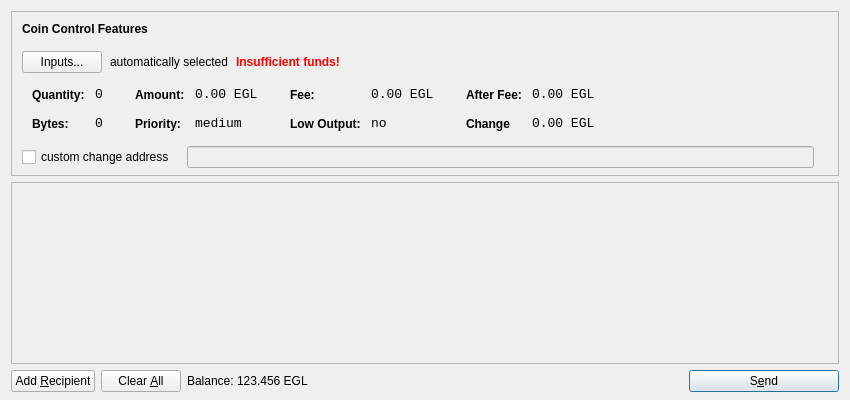
<?xml version="1.0" encoding="UTF-8"?>
<ui version="4.0">
 <class>SendCoinsDialog</class>
 <widget class="QDialog" name="SendCoinsDialog">
  <property name="geometry">
   <rect>
    <x>0</x>
    <y>0</y>
    <width>850</width>
    <height>400</height>
   </rect>
  </property>
  <property name="windowTitle">
   <string>Send Coins</string>
  </property>
  <layout class="QVBoxLayout" name="verticalLayout" stretch="0,1,0">
   <property name="bottomMargin">
    <number>8</number>
   </property>
   <item>
    <widget class="QFrame" name="frameCoinControl">
     <property name="sizePolicy">
      <sizepolicy hsizetype="Expanding" vsizetype="Expanding">
       <horstretch>0</horstretch>
       <verstretch>0</verstretch>
      </sizepolicy>
     </property>
     <property name="maximumSize">
      <size>
       <width>16777215</width>
       <height>16777215</height>
      </size>
     </property>
     <property name="frameShape">
      <enum>QFrame::StyledPanel</enum>
     </property>
     <property name="frameShadow">
      <enum>QFrame::Sunken</enum>
     </property>
     <layout class="QVBoxLayout" name="verticalLayoutCoinControl2">
      <property name="spacing">
       <number>-1</number>
      </property>
      <property name="leftMargin">
       <number>0</number>
      </property>
      <property name="topMargin">
       <number>0</number>
      </property>
      <property name="rightMargin">
       <number>0</number>
      </property>
      <property name="bottomMargin">
       <number>6</number>
      </property>
      <item>
       <layout class="QVBoxLayout" name="verticalLayoutCoinControl" stretch="0,0,0,0,1">
        <property name="spacing">
         <number>0</number>
        </property>
        <property name="leftMargin">
         <number>10</number>
        </property>
        <property name="topMargin">
         <number>10</number>
        </property>
        <item>
         <layout class="QHBoxLayout" name="horizontalLayoutCoinControl1">
          <property name="bottomMargin">
           <number>15</number>
          </property>
          <item>
           <widget class="QLabel" name="labelCoinControlFeatures">
            <property name="sizePolicy">
             <sizepolicy hsizetype="Preferred" vsizetype="Maximum">
              <horstretch>0</horstretch>
              <verstretch>0</verstretch>
             </sizepolicy>
            </property>
            <property name="font">
             <font>
              <weight>75</weight>
              <bold>true</bold>
             </font>
            </property>
            <property name="styleSheet">
             <string notr="true">font-weight:bold;</string>
            </property>
            <property name="text">
             <string>Coin Control Features</string>
            </property>
           </widget>
          </item>
         </layout>
        </item>
        <item>
         <layout class="QHBoxLayout" name="horizontalLayoutCoinControl2" stretch="0,0,0,0">
          <property name="spacing">
           <number>8</number>
          </property>
          <property name="bottomMargin">
           <number>10</number>
          </property>
          <item>
           <widget class="QPushButton" name="pushButtonCoinControl">
            <property name="styleSheet">
             <string notr="true"/>
            </property>
            <property name="text">
             <string>Inputs...</string>
            </property>
           </widget>
          </item>
          <item>
           <widget class="QLabel" name="labelCoinControlAutomaticallySelected">
            <property name="text">
             <string>automatically selected</string>
            </property>
            <property name="margin">
             <number>5</number>
            </property>
           </widget>
          </item>
          <item>
           <widget class="QLabel" name="labelCoinControlInsuffFunds">
            <property name="font">
             <font>
              <weight>75</weight>
              <bold>true</bold>
             </font>
            </property>
            <property name="styleSheet">
             <string notr="true">color:red;font-weight:bold;</string>
            </property>
            <property name="text">
             <string>Insufficient funds!</string>
            </property>
            <property name="margin">
             <number>5</number>
            </property>
           </widget>
          </item>
          <item>
           <spacer name="horizontalSpacerCoinControl">
            <property name="orientation">
             <enum>Qt::Horizontal</enum>
            </property>
            <property name="sizeHint" stdset="0">
             <size>
              <width>40</width>
              <height>1</height>
             </size>
            </property>
           </spacer>
          </item>
         </layout>
        </item>
        <item>
         <widget class="QWidget" name="widgetCoinControl" native="true">
          <property name="sizePolicy">
           <sizepolicy hsizetype="Preferred" vsizetype="Preferred">
            <horstretch>0</horstretch>
            <verstretch>0</verstretch>
           </sizepolicy>
          </property>
          <property name="minimumSize">
           <size>
            <width>0</width>
            <height>0</height>
           </size>
          </property>
          <property name="styleSheet">
           <string notr="true"/>
          </property>
          <layout class="QHBoxLayout" name="horizontalLayoutCoinControl5">
           <property name="margin">
            <number>0</number>
           </property>
           <item>
            <layout class="QHBoxLayout" name="horizontalLayoutCoinControl3" stretch="0,0,0,1">
             <property name="spacing">
              <number>20</number>
             </property>
             <property name="topMargin">
              <number>0</number>
             </property>
             <property name="bottomMargin">
              <number>10</number>
             </property>
             <item>
              <layout class="QFormLayout" name="formLayoutCoinControl1">
               <property name="horizontalSpacing">
                <number>10</number>
               </property>
               <property name="verticalSpacing">
                <number>14</number>
               </property>
               <property name="leftMargin">
                <number>10</number>
               </property>
               <property name="topMargin">
                <number>4</number>
               </property>
               <property name="rightMargin">
                <number>6</number>
               </property>
               <item row="0" column="0">
                <widget class="QLabel" name="labelCoinControlQuantityText">
                 <property name="styleSheet">
                  <string notr="true">font-weight:bold;</string>
                 </property>
                 <property name="text">
                  <string>Quantity:</string>
                 </property>
                 <property name="margin">
                  <number>0</number>
                 </property>
                </widget>
               </item>
               <item row="0" column="1">
                <widget class="QLabel" name="labelCoinControlQuantity">
                 <property name="font">
                  <font>
                   <family>Monospace</family>
                   <pointsize>10</pointsize>
                  </font>
                 </property>
                 <property name="cursor">
                  <cursorShape>IBeamCursor</cursorShape>
                 </property>
                 <property name="contextMenuPolicy">
                  <enum>Qt::ActionsContextMenu</enum>
                 </property>
                 <property name="text">
                  <string>0</string>
                 </property>
                 <property name="margin">
                  <number>0</number>
                 </property>
                 <property name="textInteractionFlags">
                  <set>Qt::LinksAccessibleByMouse|Qt::TextSelectableByKeyboard|Qt::TextSelectableByMouse</set>
                 </property>
                </widget>
               </item>
               <item row="1" column="0">
                <widget class="QLabel" name="labelCoinControlBytesText">
                 <property name="styleSheet">
                  <string notr="true">font-weight:bold;</string>
                 </property>
                 <property name="text">
                  <string>Bytes:</string>
                 </property>
                </widget>
               </item>
               <item row="1" column="1">
                <widget class="QLabel" name="labelCoinControlBytes">
                 <property name="font">
                  <font>
                   <family>Monospace</family>
                   <pointsize>10</pointsize>
                  </font>
                 </property>
                 <property name="cursor">
                  <cursorShape>IBeamCursor</cursorShape>
                 </property>
                 <property name="contextMenuPolicy">
                  <enum>Qt::ActionsContextMenu</enum>
                 </property>
                 <property name="text">
                  <string>0</string>
                 </property>
                 <property name="textInteractionFlags">
                  <set>Qt::LinksAccessibleByMouse|Qt::TextSelectableByKeyboard|Qt::TextSelectableByMouse</set>
                 </property>
                </widget>
               </item>
              </layout>
             </item>
             <item>
              <layout class="QFormLayout" name="formLayoutCoinControl2">
               <property name="horizontalSpacing">
                <number>10</number>
               </property>
               <property name="verticalSpacing">
                <number>14</number>
               </property>
               <property name="leftMargin">
                <number>6</number>
               </property>
               <property name="topMargin">
                <number>4</number>
               </property>
               <property name="rightMargin">
                <number>6</number>
               </property>
               <item row="0" column="0">
                <widget class="QLabel" name="labelCoinControlAmountText">
                 <property name="styleSheet">
                  <string notr="true">font-weight:bold;</string>
                 </property>
                 <property name="text">
                  <string>Amount:</string>
                 </property>
                 <property name="margin">
                  <number>0</number>
                 </property>
                </widget>
               </item>
               <item row="0" column="1">
                <widget class="QLabel" name="labelCoinControlAmount">
                 <property name="font">
                  <font>
                   <family>Monospace</family>
                   <pointsize>10</pointsize>
                  </font>
                 </property>
                 <property name="cursor">
                  <cursorShape>IBeamCursor</cursorShape>
                 </property>
                 <property name="contextMenuPolicy">
                  <enum>Qt::ActionsContextMenu</enum>
                 </property>
                 <property name="text">
                  <string>0.00 EGL</string>
                 </property>
                 <property name="textInteractionFlags">
                  <set>Qt::LinksAccessibleByMouse|Qt::TextSelectableByKeyboard|Qt::TextSelectableByMouse</set>
                 </property>
                </widget>
               </item>
               <item row="1" column="0">
                <widget class="QLabel" name="labelCoinControlPriorityText">
                 <property name="styleSheet">
                  <string notr="true">font-weight:bold;</string>
                 </property>
                 <property name="text">
                  <string>Priority:</string>
                 </property>
                </widget>
               </item>
               <item row="1" column="1">
                <widget class="QLabel" name="labelCoinControlPriority">
                 <property name="font">
                  <font>
                   <family>Monospace</family>
                   <pointsize>10</pointsize>
                  </font>
                 </property>
                 <property name="cursor">
                  <cursorShape>IBeamCursor</cursorShape>
                 </property>
                 <property name="contextMenuPolicy">
                  <enum>Qt::ActionsContextMenu</enum>
                 </property>
                 <property name="text">
                  <string>medium</string>
                 </property>
                 <property name="textInteractionFlags">
                  <set>Qt::LinksAccessibleByMouse|Qt::TextSelectableByKeyboard|Qt::TextSelectableByMouse</set>
                 </property>
                </widget>
               </item>
              </layout>
             </item>
             <item>
              <layout class="QFormLayout" name="formLayoutCoinControl3">
               <property name="horizontalSpacing">
                <number>10</number>
               </property>
               <property name="verticalSpacing">
                <number>14</number>
               </property>
               <property name="leftMargin">
                <number>6</number>
               </property>
               <property name="topMargin">
                <number>4</number>
               </property>
               <property name="rightMargin">
                <number>6</number>
               </property>
               <item row="0" column="0">
                <widget class="QLabel" name="labelCoinControlFeeText">
                 <property name="styleSheet">
                  <string notr="true">font-weight:bold;</string>
                 </property>
                 <property name="text">
                  <string>Fee:</string>
                 </property>
                 <property name="margin">
                  <number>0</number>
                 </property>
                </widget>
               </item>
               <item row="0" column="1">
                <widget class="QLabel" name="labelCoinControlFee">
                 <property name="font">
                  <font>
                   <family>Monospace</family>
                   <pointsize>10</pointsize>
                  </font>
                 </property>
                 <property name="cursor">
                  <cursorShape>IBeamCursor</cursorShape>
                 </property>
                 <property name="contextMenuPolicy">
                  <enum>Qt::ActionsContextMenu</enum>
                 </property>
                 <property name="text">
                  <string>0.00 EGL</string>
                 </property>
                 <property name="textInteractionFlags">
                  <set>Qt::LinksAccessibleByMouse|Qt::TextSelectableByKeyboard|Qt::TextSelectableByMouse</set>
                 </property>
                </widget>
               </item>
               <item row="1" column="0">
                <widget class="QLabel" name="labelCoinControlLowOutputText">
                 <property name="styleSheet">
                  <string notr="true">font-weight:bold;</string>
                 </property>
                 <property name="text">
                  <string>Low Output:</string>
                 </property>
                </widget>
               </item>
               <item row="1" column="1">
                <widget class="QLabel" name="labelCoinControlLowOutput">
                 <property name="font">
                  <font>
                   <family>Monospace</family>
                   <pointsize>10</pointsize>
                  </font>
                 </property>
                 <property name="cursor">
                  <cursorShape>IBeamCursor</cursorShape>
                 </property>
                 <property name="contextMenuPolicy">
                  <enum>Qt::ActionsContextMenu</enum>
                 </property>
                 <property name="text">
                  <string>no</string>
                 </property>
                 <property name="textInteractionFlags">
                  <set>Qt::LinksAccessibleByMouse|Qt::TextSelectableByKeyboard|Qt::TextSelectableByMouse</set>
                 </property>
                </widget>
               </item>
              </layout>
             </item>
             <item>
              <layout class="QFormLayout" name="formLayoutCoinControl4">
               <property name="horizontalSpacing">
                <number>10</number>
               </property>
               <property name="verticalSpacing">
                <number>14</number>
               </property>
               <property name="leftMargin">
                <number>6</number>
               </property>
               <property name="topMargin">
                <number>4</number>
               </property>
               <property name="rightMargin">
                <number>6</number>
               </property>
               <item row="0" column="0">
                <widget class="QLabel" name="labelCoinControlAfterFeeText">
                 <property name="styleSheet">
                  <string notr="true">font-weight:bold;</string>
                 </property>
                 <property name="text">
                  <string>After Fee:</string>
                 </property>
                 <property name="margin">
                  <number>0</number>
                 </property>
                </widget>
               </item>
               <item row="0" column="1">
                <widget class="QLabel" name="labelCoinControlAfterFee">
                 <property name="font">
                  <font>
                   <family>Monospace</family>
                   <pointsize>10</pointsize>
                  </font>
                 </property>
                 <property name="cursor">
                  <cursorShape>IBeamCursor</cursorShape>
                 </property>
                 <property name="contextMenuPolicy">
                  <enum>Qt::ActionsContextMenu</enum>
                 </property>
                 <property name="text">
                  <string>0.00 EGL</string>
                 </property>
                 <property name="textInteractionFlags">
                  <set>Qt::LinksAccessibleByMouse|Qt::TextSelectableByKeyboard|Qt::TextSelectableByMouse</set>
                 </property>
                </widget>
               </item>
               <item row="1" column="0">
                <widget class="QLabel" name="labelCoinControlChangeText">
                 <property name="styleSheet">
                  <string notr="true">font-weight:bold;</string>
                 </property>
                 <property name="text">
                  <string>Change</string>
                 </property>
                </widget>
               </item>
               <item row="1" column="1">
                <widget class="QLabel" name="labelCoinControlChange">
                 <property name="font">
                  <font>
                   <family>Monospace</family>
                   <pointsize>10</pointsize>
                  </font>
                 </property>
                 <property name="cursor">
                  <cursorShape>IBeamCursor</cursorShape>
                 </property>
                 <property name="contextMenuPolicy">
                  <enum>Qt::ActionsContextMenu</enum>
                 </property>
                 <property name="text">
                  <string>0.00 EGL</string>
                 </property>
                 <property name="textInteractionFlags">
                  <set>Qt::LinksAccessibleByMouse|Qt::TextSelectableByKeyboard|Qt::TextSelectableByMouse</set>
                 </property>
                </widget>
               </item>
              </layout>
             </item>
            </layout>
           </item>
          </layout>
         </widget>
        </item>
        <item>
         <layout class="QHBoxLayout" name="horizontalLayoutCoinControl4" stretch="0,0,0">
          <property name="spacing">
           <number>12</number>
          </property>
          <property name="sizeConstraint">
           <enum>QLayout::SetDefaultConstraint</enum>
          </property>
          <property name="topMargin">
           <number>5</number>
          </property>
          <property name="rightMargin">
           <number>5</number>
          </property>
          <item>
           <widget class="QCheckBox" name="checkBoxCoinControlChange">
            <property name="text">
             <string>custom change address</string>
            </property>
           </widget>
          </item>
          <item>
           <widget class="QLineEdit" name="lineEditCoinControlChange">
            <property name="enabled">
             <bool>false</bool>
            </property>
            <property name="sizePolicy">
             <sizepolicy hsizetype="Expanding" vsizetype="Fixed">
              <horstretch>0</horstretch>
              <verstretch>0</verstretch>
             </sizepolicy>
            </property>
           </widget>
          </item>
          <item>
           <widget class="QLabel" name="labelCoinControlChangeLabel">
            <property name="sizePolicy">
             <sizepolicy hsizetype="Preferred" vsizetype="Expanding">
              <horstretch>0</horstretch>
              <verstretch>0</verstretch>
             </sizepolicy>
            </property>
            <property name="minimumSize">
             <size>
              <width>0</width>
              <height>0</height>
             </size>
            </property>
            <property name="text">
             <string/>
            </property>
            <property name="margin">
             <number>3</number>
            </property>
           </widget>
          </item>
         </layout>
        </item>
        <item>
         <spacer name="verticalSpacerCoinControl">
          <property name="orientation">
           <enum>Qt::Vertical</enum>
          </property>
          <property name="sizeHint" stdset="0">
           <size>
            <width>800</width>
            <height>1</height>
           </size>
          </property>
         </spacer>
        </item>
       </layout>
      </item>
     </layout>
    </widget>
   </item>
   <item>
    <widget class="QScrollArea" name="scrollArea">
     <property name="widgetResizable">
      <bool>true</bool>
     </property>
     <widget class="QWidget" name="scrollAreaWidgetContents">
      <property name="geometry">
       <rect>
        <x>0</x>
        <y>0</y>
        <width>830</width>
        <height>165</height>
       </rect>
      </property>
      <layout class="QVBoxLayout" name="verticalLayout_2">
       <property name="margin">
        <number>0</number>
       </property>
       <item>
        <layout class="QVBoxLayout" name="entries">
         <property name="spacing">
          <number>6</number>
         </property>
        </layout>
       </item>
       <item>
        <spacer name="verticalSpacer">
         <property name="orientation">
          <enum>Qt::Vertical</enum>
         </property>
         <property name="sizeHint" stdset="0">
          <size>
           <width>20</width>
           <height>40</height>
          </size>
         </property>
        </spacer>
       </item>
      </layout>
     </widget>
    </widget>
   </item>
   <item>
    <layout class="QHBoxLayout" name="horizontalLayout">
     <item>
      <widget class="QPushButton" name="addButton">
       <property name="toolTip">
        <string>Send to multiple recipients at once</string>
       </property>
       <property name="text">
        <string>Add &amp;Recipient</string>
       </property>
       <property name="icon">
        <iconset resource="../bitcoin.qrc">
         <normaloff>:/icons/add</normaloff>:/icons/add</iconset>
       </property>
       <property name="autoDefault">
        <bool>false</bool>
       </property>
      </widget>
     </item>
     <item>
      <widget class="QPushButton" name="clearButton">
       <property name="sizePolicy">
        <sizepolicy hsizetype="Minimum" vsizetype="Fixed">
         <horstretch>0</horstretch>
         <verstretch>0</verstretch>
        </sizepolicy>
       </property>
       <property name="toolTip">
        <string>Remove all transaction fields</string>
       </property>
       <property name="text">
        <string>Clear &amp;All</string>
       </property>
       <property name="icon">
        <iconset resource="../bitcoin.qrc">
         <normaloff>:/icons/remove</normaloff>:/icons/remove</iconset>
       </property>
       <property name="autoRepeatDelay">
        <number>300</number>
       </property>
       <property name="autoDefault">
        <bool>false</bool>
       </property>
      </widget>
     </item>
     <item>
      <layout class="QHBoxLayout" name="horizontalLayout_2">
       <property name="spacing">
        <number>3</number>
       </property>
       <item>
        <widget class="QLabel" name="label">
         <property name="sizePolicy">
          <sizepolicy hsizetype="Preferred" vsizetype="Fixed">
           <horstretch>0</horstretch>
           <verstretch>0</verstretch>
          </sizepolicy>
         </property>
         <property name="text">
          <string>Balance:</string>
         </property>
        </widget>
       </item>
       <item>
        <widget class="QLabel" name="labelBalance">
         <property name="sizePolicy">
          <sizepolicy hsizetype="Preferred" vsizetype="Fixed">
           <horstretch>0</horstretch>
           <verstretch>0</verstretch>
          </sizepolicy>
         </property>
         <property name="cursor">
          <cursorShape>IBeamCursor</cursorShape>
         </property>
         <property name="text">
          <string>123.456 EGL</string>
         </property>
         <property name="textInteractionFlags">
          <set>Qt::LinksAccessibleByMouse|Qt::TextSelectableByKeyboard|Qt::TextSelectableByMouse</set>
         </property>
        </widget>
       </item>
      </layout>
     </item>
     <item>
      <spacer name="horizontalSpacer">
       <property name="orientation">
        <enum>Qt::Horizontal</enum>
       </property>
       <property name="sizeHint" stdset="0">
        <size>
         <width>40</width>
         <height>20</height>
        </size>
       </property>
      </spacer>
     </item>
     <item>
      <widget class="QPushButton" name="sendButton">
       <property name="minimumSize">
        <size>
         <width>150</width>
         <height>0</height>
        </size>
       </property>
       <property name="toolTip">
        <string>Confirm the send action</string>
       </property>
       <property name="text">
        <string>S&amp;end</string>
       </property>
       <property name="icon">
        <iconset resource="../bitcoin.qrc">
         <normaloff>:/icons/send</normaloff>:/icons/send</iconset>
       </property>
       <property name="default">
        <bool>true</bool>
       </property>
      </widget>
     </item>
    </layout>
   </item>
  </layout>
 </widget>
 <resources>
  <include location="../bitcoin.qrc"/>
 </resources>
 <connections/>
</ui>
